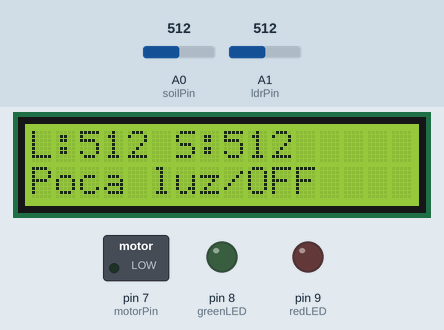
The sketch below on a simulated Arduino Uno, built with avr-gcc and run on an emulated ATmega328P. On the bench: 16×2 character LCD, switched loads named in the sketch (green lamp = pin HIGH), output pins drawn as LEDs (lit = HIGH). The inputs (shaded band) are chosen by the test bench; at power-on: A1 (ldrPin) = 512, A0 (soilPin) = 512. What the sketch prints to the serial monitor is not drawn.

Above: at 3.2 s.
3.3 s: A1 (ldrPin) set to 590
At 5.3 s:
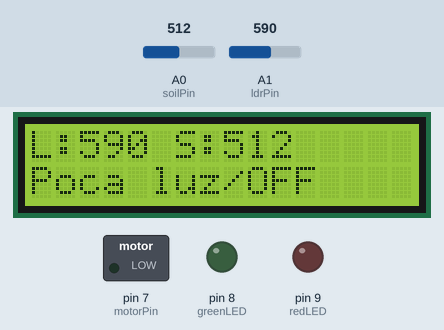
5.6 s: A1 (ldrPin) set to 613
At 7.4 s:
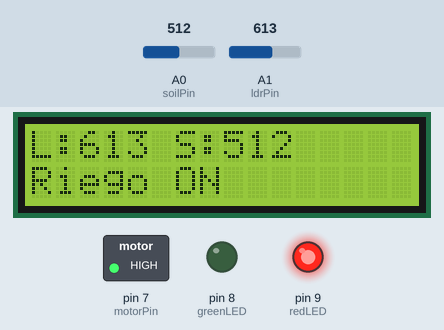
7.7 s: A0 (soilPin) set to 590
At 9.4 s:
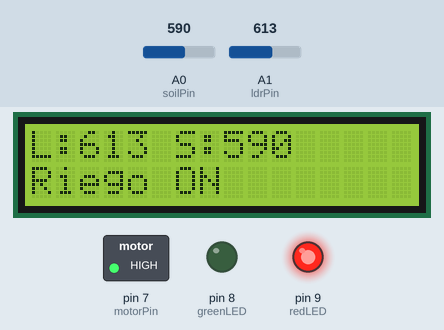
9.7 s: A0 (soilPin) set to 609
At 11.5 s:
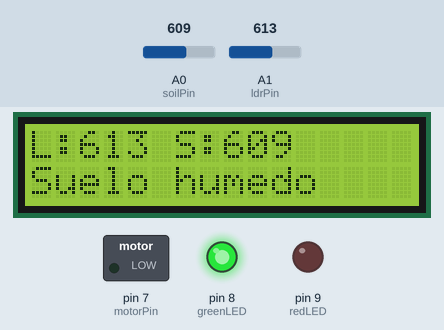
11.8 s: A0 (soilPin) set to 511
At 12.6 s:
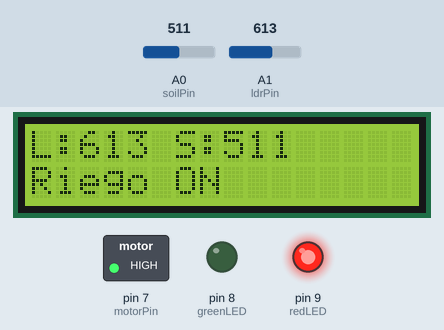
13.8 s: A1 (ldrPin) set to 511
At 14.8 s:
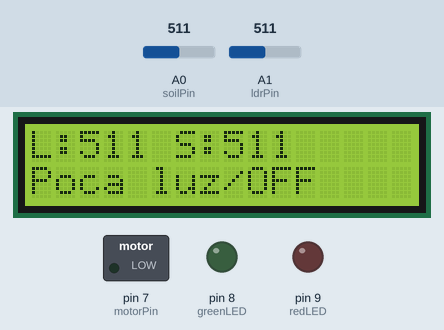
Timing chart, 0 to 16.8 s (numbered marks = the images above; inputs shaded):
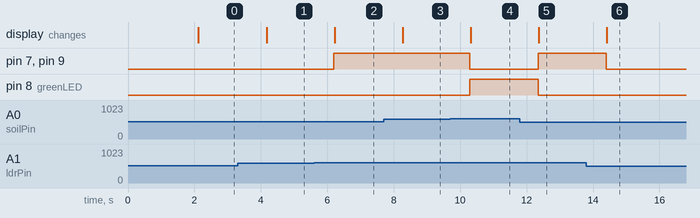

The sketch:

soil_ldr_dc.ino
```cpp
#include <Wire.h>
#include <LiquidCrystal_I2C.h>

// Dirección común: 0x27 (a veces es 0x3F)
LiquidCrystal_I2C lcd(0x27, 16, 2);

int soilPin = A0;
int ldrPin  = A1;

int greenLED = 8;
int redLED   = 9;
int motorPin = 7;

int soilValue = 0;
int ldrValue  = 0;

void setup() {
  pinMode(greenLED, OUTPUT);
  pinMode(redLED, OUTPUT);
  pinMode(motorPin, OUTPUT);

  Serial.begin(9600);

  lcd.init();          // Inicializa LCD
  lcd.backlight();     // Enciende luz de fondo

  lcd.setCursor(0, 0);
  lcd.print("Sistema Riego");
  lcd.setCursor(0, 1);
  lcd.print("Iniciando...");
  delay(2000);
  lcd.clear();
}

void loop() {
  ldrValue  = analogRead(ldrPin);
  soilValue = analogRead(soilPin);

  Serial.print("Light Level: ");
  Serial.println(ldrValue);

  Serial.print("Soil Moisture: ");
  Serial.println(soilValue);

  String estado = "";

  // 🌞 HIGH LIGHT CONDITION
  if (ldrValue > 600) {

    // 💧 Soil Wet
    if (soilValue > 600) {
      digitalWrite(motorPin, LOW);   // Motor OFF
      digitalWrite(greenLED, HIGH);  // Wet indicator
      digitalWrite(redLED, LOW);
      estado = "Suelo humedo";
    }

    // 🌱 Soil Dry
    else {
      digitalWrite(motorPin, HIGH);  // Motor ON
      digitalWrite(greenLED, LOW);
      digitalWrite(redLED, HIGH);    // Dry indicator
      estado = "Riego ON";
    }
  }

  // 🌑 LOW LIGHT → Everything OFF
  else {
    digitalWrite(motorPin, LOW);
    digitalWrite(greenLED, LOW);
    digitalWrite(redLED, LOW);
    estado = "Poca luz/OFF";
  }

  // ===== Mostrar en LCD =====
  lcd.clear();

  // Fila 1: L y S
  lcd.setCursor(0, 0);
  lcd.print("L:");
  lcd.print(ldrValue);
  lcd.print(" S:");
  lcd.print(soilValue);

  // Fila 2: Estado
  lcd.setCursor(0, 1);
  lcd.print(estado);

  delay(1000);
}
```

Measured:
- the behaviour switches between 600 and 601 on A1 (ldrPin) (found by bisection; images 1 and 2)
- the behaviour switches between 600 and 601 on A0 (soilPin) (found by bisection; images 3 and 4)
- after the input at 3.3 s, the display: changes after 0.87 s (image 1)
- after the input at 5.6 s, pin 7 (motorPin), pin 9 (redLED): LOW → HIGH after 0.60 s; the display: changes after 0.62 s (image 2)
- after the input at 7.7 s, the display: changes after 0.57 s (image 3)
- after the input at 9.7 s, pin 7 (motorPin), pin 9 (redLED): HIGH → LOW after 0.59 s; pin 8 (greenLED): LOW → HIGH after 0.59 s; the display: changes after 0.62 s (image 4)
- after the input at 11.8 s, pin 7 (motorPin), pin 9 (redLED): LOW → HIGH after 0.55 s; pin 8 (greenLED): HIGH → LOW after 0.55 s; the display: changes after 0.57 s (image 5)
- after the input at 13.8 s, pin 7 (motorPin), pin 9 (redLED): HIGH → LOW after 0.59 s; the display: changes after 0.62 s (image 6)
